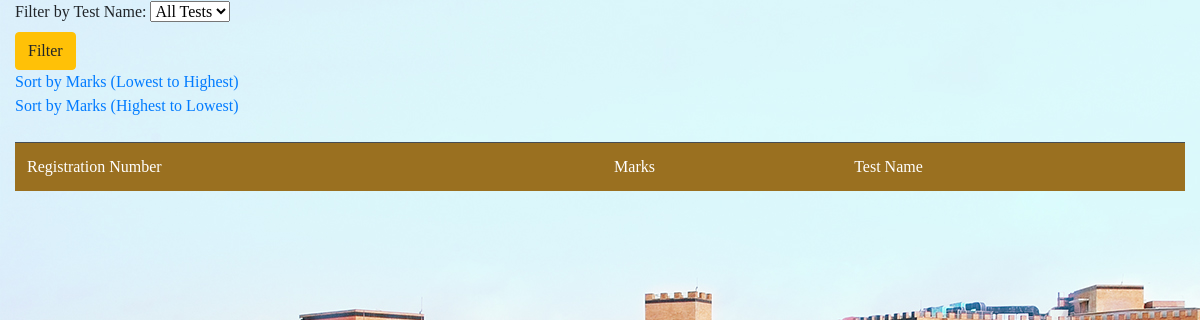
Page /teachermarks_result/PCAP/?sort=asc on the earlier database version.
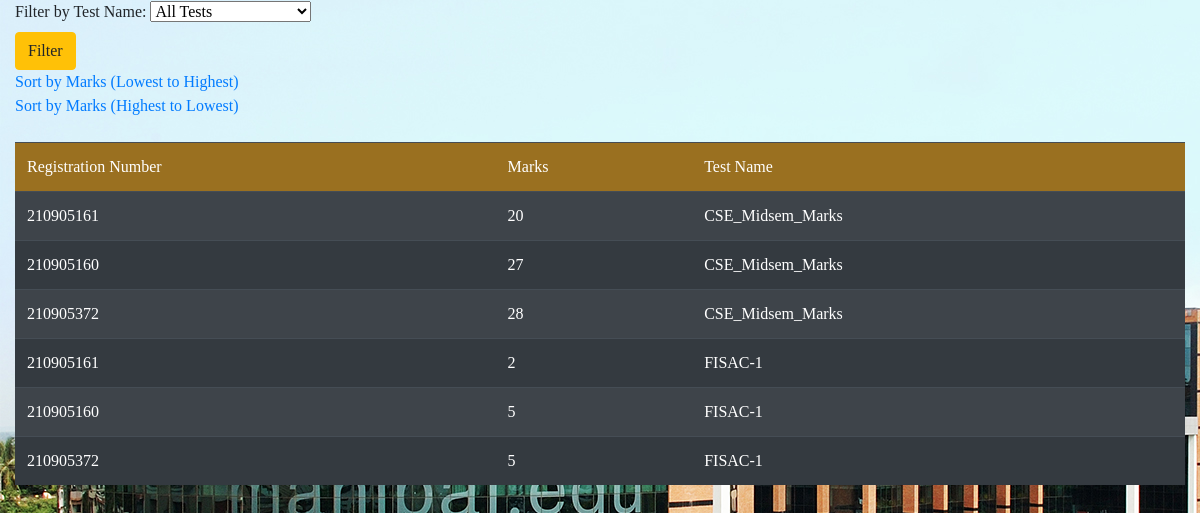
Same page on the later database version.
### webapp/models.py (models this page shows)
class Marks(models.Model):
    test_name = models.CharField(max_length=100)
    student_regno = models.ForeignKey(User, to_field='username', on_delete=models.CASCADE)
    subject = models.CharField(max_length=100)
    marks = models.PositiveIntegerField(default = 0)
    date = models.DateField()

class User(models.Model):
    CHOICES = (('student','student'),('teacher','teacher'))
    username = models.IntegerField(primary_key = True)
    password = models.CharField(max_length = 100)
    user = models.CharField(max_length = 100,choices=CHOICES)

### webapp/views.py (the view)
# urls.py: path('teachermarks_result/<str:subject>/',views.teachermarksResult,name='teachermarksResult'),
def teachermarksResult(request,subject):
    test_name = request.GET.get('test_name')
    sort_order = request.GET.get('sort')
    marks_query = Marks.objects.all()
    marks_query = marks_query.filter(subject=subject)
    if test_name:
        marks_query = marks_query.filter(test_name=test_name)
    else:
        if sort_order == 'asc':
            marks_query = marks_query.order_by('test_name', 'marks')
        elif sort_order == 'desc':
            marks_query = marks_query.order_by('test_name', '-marks')
    unique_tests = Marks.objects.values('test_name').annotate(count=Count('test_name'))
    context =  {}
    context['unique_tests'] = unique_tests
    context['marks'] = marks_query
    context['subject'] = subject
    return render(request,'teachermarks_result.html',context)

### webapp/templates/webapp/teachermarks_result.html (shortened to what this page needs)
<!DOCTYPE html>
<html lang="en" xmlns="http://www.w3.org/1999/xhtml">
<head>
    <link rel="stylesheet" href="https://cdn.jsdelivr.net/npm/bootstrap@4.4.1/dist/css/bootstrap.min.css">
    <link href="https://cdn.jsdelivr.net/npm/bootstrap-icons/font/bootstrap-icons.css" rel="stylesheet">
</head>
{% load static %}
<body style="background-image:url({% static 'manipal.jpg' %});font-family:Georgia">
    <div class="container-fluid">
        <form action="/teachermarks_result/{{ subject }}/" method="GET">
            <label for="test_name">Filter by Test Name:</label>
            <select name="test_name" id="test_name">
                <option value="">All Tests</option>
            </select><br />
            <input type="submit" value="Filter" class="btn btn-warning"><br />
        </form>
        <a href="/teachermarks_result/{{ subject }}/?sort=asc">Sort by Marks (Lowest to Highest)</a><br />
        <a href="/teachermarks_result/{{ subject }}/?sort=desc">Sort by Marks (Highest to Lowest)</a>
    </div>
    <div class="container-fluid">
        <table class="table table-dark table-striped table-hover mt-4">
            <thead style="background-color: rgba(255, 165, 0, 0.5); border-radius: 20px;">
            <td>Registration Number</td>
            <td>Marks</td>
            <td>Test Name</td>
            </thead>
            {% for mark in marks %}
            <tr>
                <td>{{ mark.student_regno.username }}</td>
                <td>{{ mark.marks }}</td>
                <td>{{ mark.test_name }}</td>
            </tr>
            {% endfor %}
        </table>
    </div>
</body>
</html>

Differences in the rows shown:
added Marks: student_regno.username "210905161", marks "20", test_name "CSE_Midsem_Marks"
added Marks: student_regno.username "210905160", marks "27", test_name "CSE_Midsem_Marks"
added Marks: student_regno.username "210905372", marks "28", test_name "CSE_Midsem_Marks"
added Marks: student_regno.username "210905161", marks "2", test_name "FISAC-1"
added Marks: student_regno.username "210905160", marks "5", test_name "FISAC-1"
added Marks: student_regno.username "210905372", marks "5", test_name "FISAC-1"
